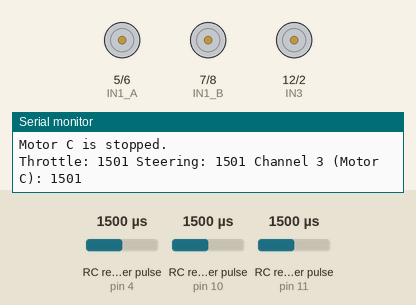
Recording of a sketch running on a simulated Arduino Uno, built with avr-gcc and run on an emulated ATmega328P. On the bench: motor-driver pin pairs drawn as motors (green arrow = first pin HIGH = forward, orange = second pin HIGH = backward, longer = more drive, scaled by the enable pin), the last lines printed to the serial monitor. Wiring (inferred from the names in the program): 3 × RC receiver channel: data pin 4 / data pin 10 / data pin 11. Inputs (shaded band) come from the test bench; at power-on: RC receiver pulse (sensors on pin 4, pin 10, pin 11) 1500 µs.

Above: at 1.2 s.
1.3 s: RC receiver pulse (sensor on pin 4) set to 1783 µs
2.8 s: RC receiver pulse (sensor on pin 4) set to 1808 µs
At 4.1 s:
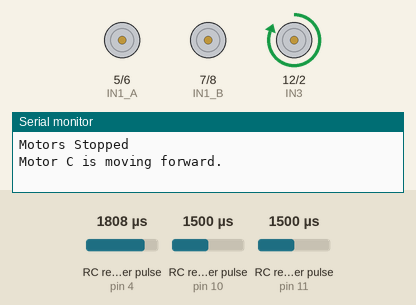
4.4 s: RC receiver pulse (sensor on pin 10) set to 1207 µs
5.9 s: RC receiver pulse (sensor on pin 10) set to 1182 µs
At 6.5 s:
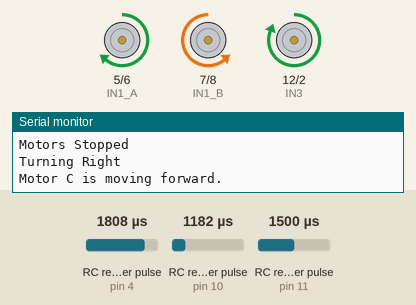
7.5 s: RC receiver pulse (sensor on pin 4) set to 1020 µs
At 8.8 s:
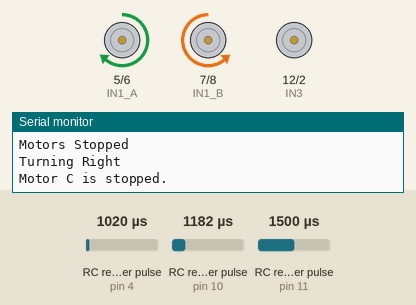
9.1 s: RC receiver pulse (sensor on pin 10) set to 1980 µs
At 10.2 s:
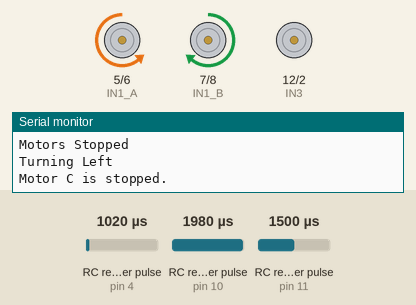
Timing chart, 0 to 11.7 s (numbered marks = the images above; inputs shaded):
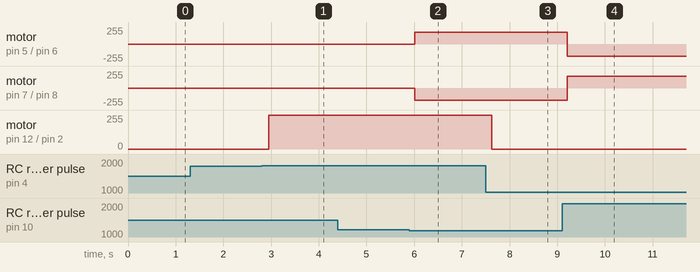

The sketch:

Complete_Code.ino
```cpp
// Motor pins for Motors A, B, and C
int EN_A = 3;  // PWM pin for motor A speed control
int IN1_A = 5;
int IN2_A = 6;
int EN_B = 9;  // PWM pin for motor B speed control
int IN1_B = 7;
int IN2_B = 8;

// Motor C pins (third motor)
int IN3 = 12;  // Pin connected to IN3 on motor driver C
int IN4 = 2;   // Pin connected to IN4 on motor driver C

// Receiver pins
int steeringPin = 10;  // Steering connected to pin 10 (Channel 1)
int throttlePin = 11;  // Throttle connected to pin 11 (Channel 2)
int channel3Pin = 4;   // Channel 3 for controlling motor C

// Threshold values for throttle (for forward/backward)
int throttleNeutral = 1380;
int throttleForward = 1880;
int throttleBackward = 902;
int throttleThreshold = 50;  // Small margin to detect neutral range

// Steering center (neutral) and threshold for turning
int steeringNeutral = 1500;
int steeringLeft = 2000;
int steeringRight = 1000;
int steeringThreshold = 200;  // Deadzone for steering (adjustable)

// Speed settings
int maxSpeed = 255;  // Maximum speed
int turnSpeed = 180; // Reduced speed when turning (adjustable)

void setup() {
  // Motor setup for A, B, and C
  pinMode(EN_A, OUTPUT);
  pinMode(IN1_A, OUTPUT);
  pinMode(IN2_A, OUTPUT);
  pinMode(EN_B, OUTPUT);
  pinMode(IN1_B, OUTPUT);
  pinMode(IN2_B, OUTPUT);
  pinMode(IN3, OUTPUT);  // Motor C control
  pinMode(IN4, OUTPUT);

  // Receiver setup
  pinMode(steeringPin, INPUT);
  pinMode(throttlePin, INPUT);
  pinMode(channel3Pin, INPUT);

  // Initialize motor speed control (PWM)
  analogWrite(EN_A, maxSpeed);  // Full speed for motor A
  analogWrite(EN_B, maxSpeed);  // Full speed for motor B

  Serial.begin(9600);
}

void loop() {
  // Read receiver values
  int throttleValue = pulseIn(throttlePin, HIGH);
  int steeringValue = pulseIn(steeringPin, HIGH);
  int channel3Value = pulseIn(channel3Pin, HIGH);  // Motor C control

  // Print receiver values for debugging
  Serial.print("Throttle: ");
  Serial.print(throttleValue);
  Serial.print(" Steering: ");
  Serial.print(steeringValue);
  Serial.print(" Channel 3 (Motor C): ");
  Serial.println(channel3Value);

  // Control motors based on throttle input (A and B)
  if (throttleValue > throttleForward - throttleThreshold) {
    // Move forward
    analogWrite(EN_A, maxSpeed); // Full speed when moving forward
    analogWrite(EN_B, maxSpeed); // Full speed when moving forward
    digitalWrite(IN1_A, HIGH);
    digitalWrite(IN2_A, LOW);
    digitalWrite(IN1_B, HIGH);
    digitalWrite(IN2_B, LOW);
    Serial.println("Moving Forward");
  } else if (throttleValue < throttleBackward + throttleThreshold) {
    // Move backward
    analogWrite(EN_A, maxSpeed); // Full speed when moving backward
    analogWrite(EN_B, maxSpeed); // Full speed when moving backward
    digitalWrite(IN1_A, LOW);
    digitalWrite(IN2_A, HIGH);
    digitalWrite(IN1_B, LOW);
    digitalWrite(IN2_B, HIGH);
    Serial.println("Moving Backward");
  } else {
    // Stop motors when throttle is in neutral range
    analogWrite(EN_A, 0);  // Stop motor A
    analogWrite(EN_B, 0);  // Stop motor B
    digitalWrite(IN1_A, LOW);
    digitalWrite(IN2_A, LOW);
    digitalWrite(IN1_B, LOW);
    digitalWrite(IN2_B, LOW);
    Serial.println("Motors Stopped");
  }

  // Control steering based on steering input
  if (steeringValue > steeringLeft - steeringThreshold) {
    // Turn left, reduce speed for smoother turn
    analogWrite(EN_A, turnSpeed); // Reduced speed during turn
    analogWrite(EN_B, turnSpeed); // Reduced speed during turn
    digitalWrite(IN1_A, LOW);
    digitalWrite(IN2_A, HIGH);
    digitalWrite(IN1_B, HIGH);
    digitalWrite(IN2_B, LOW);
    Serial.println("Turning Left");
  } else if (steeringValue < steeringRight + steeringThreshold) {
    // Turn right, reduce speed for smoother turn
    analogWrite(EN_A, turnSpeed); // Reduced speed during turn
    analogWrite(EN_B, turnSpeed); // Reduced speed during turn
    digitalWrite(IN1_A, HIGH);
    digitalWrite(IN2_A, LOW);
    digitalWrite(IN1_B, LOW);
    digitalWrite(IN2_B, HIGH);
    Serial.println("Turning Right");
  }

  // Control third motor (C) based on Channel 3 input
  if (channel3Value > 1800) {  // Channel 3 for forward movement of motor C
    digitalWrite(IN3, HIGH);  // IN3 HIGH to move forward for motor C
    digitalWrite(IN4, LOW);   // IN4 LOW to move forward
    Serial.println("Motor C is moving forward.");
  } else {
    digitalWrite(IN3, LOW);   // IN3 LOW to stop motor C
    digitalWrite(IN4, LOW);   // IN4 LOW to stop motor C
    Serial.println("Motor C is stopped.");
  }

  delay(100);  // Adjust delay as needed for responsiveness
}
```

Measured:
- the behaviour switches between 1799 and 1800 µs on RC receiver pulse (sensor on pin 4) (found by bisection; images 0 and 1)
- the behaviour switches between 1199 and 1198 µs on RC receiver pulse (sensor on pin 10) (found by bisection; images 1 and 2)
- after the input at 2.8 s, motor on pin 12 (IN3) / pin 2 (IN4): stopped → forward 255/255 after 0.15 s
- after the input at 5.9 s, motor on pin 5 (IN1_A) / pin 6 (IN2_A): stopped → forward 180/255 after 0.11 s; motor on pin 7 (IN1_B) / pin 8 (IN2_B): stopped → backward 180/255 after 0.11 s
- after the input at 7.5 s, motor on pin 12 (IN3) / pin 2 (IN4): forward 255/255 → stopped after 0.12 s
- after the input at 9.1 s, motor on pin 5 (IN1_A) / pin 6 (IN2_A): forward 180/255 → backward 180/255 after 0.11 s; motor on pin 7 (IN1_B) / pin 8 (IN2_B): backward 180/255 → forward 180/255 after 0.11 s
